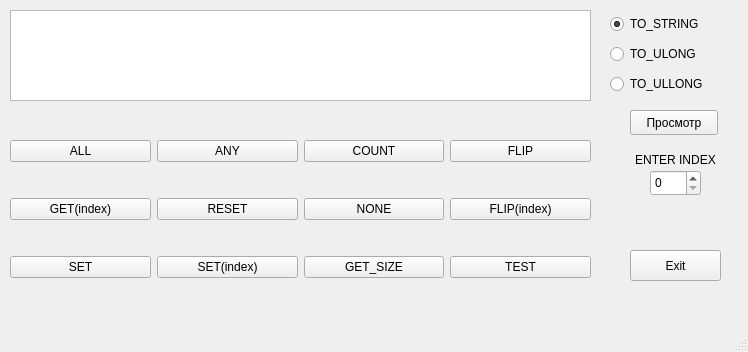
<?xml version="1.0" encoding="UTF-8"?>
<ui version="4.0">
 <class>MainWindow</class>
 <widget class="QMainWindow" name="MainWindow">
  <property name="geometry">
   <rect>
    <x>0</x>
    <y>0</y>
    <width>748</width>
    <height>352</height>
   </rect>
  </property>
  <property name="windowTitle">
   <string>MainWindow</string>
  </property>
  <widget class="QWidget" name="centralwidget">
   <widget class="QTextBrowser" name="textBrowser">
    <property name="geometry">
     <rect>
      <x>10</x>
      <y>10</y>
      <width>581</width>
      <height>91</height>
     </rect>
    </property>
   </widget>
   <widget class="QWidget" name="gridLayoutWidget">
    <property name="geometry">
     <rect>
      <x>10</x>
      <y>110</y>
      <width>581</width>
      <height>201</height>
     </rect>
    </property>
    <layout class="QGridLayout" name="gridLayout">
     <item row="2" column="2">
      <widget class="QPushButton" name="getSizeButton">
       <property name="text">
        <string>GET_SIZE</string>
       </property>
      </widget>
     </item>
     <item row="0" column="0">
      <widget class="QPushButton" name="allButton">
       <property name="text">
        <string>ALL</string>
       </property>
      </widget>
     </item>
     <item row="0" column="3">
      <widget class="QPushButton" name="flipButton">
       <property name="text">
        <string>FLIP</string>
       </property>
      </widget>
     </item>
     <item row="1" column="2">
      <widget class="QPushButton" name="noneButton">
       <property name="text">
        <string>NONE</string>
       </property>
      </widget>
     </item>
     <item row="2" column="3">
      <widget class="QPushButton" name="testButton">
       <property name="text">
        <string>TEST</string>
       </property>
      </widget>
     </item>
     <item row="1" column="3">
      <widget class="QPushButton" name="flipindexButton">
       <property name="text">
        <string>FLIP(index)</string>
       </property>
      </widget>
     </item>
     <item row="0" column="2">
      <widget class="QPushButton" name="countButton">
       <property name="text">
        <string>COUNT</string>
       </property>
      </widget>
     </item>
     <item row="1" column="1">
      <widget class="QPushButton" name="resetButton">
       <property name="text">
        <string>RESET</string>
       </property>
      </widget>
     </item>
     <item row="2" column="1">
      <widget class="QPushButton" name="set_indexButton">
       <property name="text">
        <string>SET(index)</string>
       </property>
      </widget>
     </item>
     <item row="2" column="0">
      <widget class="QPushButton" name="setButton">
       <property name="text">
        <string>SET</string>
       </property>
      </widget>
     </item>
     <item row="1" column="0">
      <widget class="QPushButton" name="getIndexButton">
       <property name="text">
        <string>GET(index)</string>
       </property>
      </widget>
     </item>
     <item row="0" column="1">
      <widget class="QPushButton" name="anyButton">
       <property name="text">
        <string>ANY</string>
       </property>
      </widget>
     </item>
    </layout>
   </widget>
   <widget class="QWidget" name="verticalLayoutWidget_2">
    <property name="geometry">
     <rect>
      <x>610</x>
      <y>10</y>
      <width>131</width>
      <height>91</height>
     </rect>
    </property>
    <layout class="QVBoxLayout" name="verticalLayout_2">
     <item>
      <widget class="QRadioButton" name="to_stringButton">
       <property name="text">
        <string>TO_STRING</string>
       </property>
       <property name="checked">
        <bool>true</bool>
       </property>
      </widget>
     </item>
     <item>
      <widget class="QRadioButton" name="to_ulongButton">
       <property name="text">
        <string>TO_ULONG</string>
       </property>
      </widget>
     </item>
     <item>
      <widget class="QRadioButton" name="to_ullongButton">
       <property name="text">
        <string>TO_ULLONG</string>
       </property>
      </widget>
     </item>
    </layout>
   </widget>
   <widget class="QPushButton" name="pushButton">
    <property name="geometry">
     <rect>
      <x>630</x>
      <y>250</y>
      <width>91</width>
      <height>31</height>
     </rect>
    </property>
    <property name="text">
     <string>Exit</string>
    </property>
   </widget>
   <widget class="QLabel" name="label">
    <property name="geometry">
     <rect>
      <x>620</x>
      <y>150</y>
      <width>111</width>
      <height>20</height>
     </rect>
    </property>
    <property name="text">
     <string>ENTER INDEX</string>
    </property>
    <property name="alignment">
     <set>Qt::AlignCenter</set>
    </property>
   </widget>
   <widget class="QSpinBox" name="spinBox">
    <property name="geometry">
     <rect>
      <x>650</x>
      <y>170</y>
      <width>51</width>
      <height>26</height>
     </rect>
    </property>
   </widget>
   <widget class="QPushButton" name="pushButton_2">
    <property name="geometry">
     <rect>
      <x>630</x>
      <y>110</y>
      <width>88</width>
      <height>25</height>
     </rect>
    </property>
    <property name="text">
     <string>Просмотр</string>
    </property>
   </widget>
  </widget>
  <widget class="QMenuBar" name="menubar">
   <property name="geometry">
    <rect>
     <x>0</x>
     <y>0</y>
     <width>748</width>
     <height>22</height>
    </rect>
   </property>
  </widget>
  <widget class="QStatusBar" name="statusbar"/>
 </widget>
 <resources/>
 <connections>
  <connection>
   <sender>pushButton</sender>
   <signal>clicked()</signal>
   <receiver>MainWindow</receiver>
   <slot>close()</slot>
   <hints>
    <hint type="sourcelabel">
     <x>666</x>
     <y>281</y>
    </hint>
    <hint type="destinationlabel">
     <x>731</x>
     <y>210</y>
    </hint>
   </hints>
  </connection>
 </connections>
</ui>
